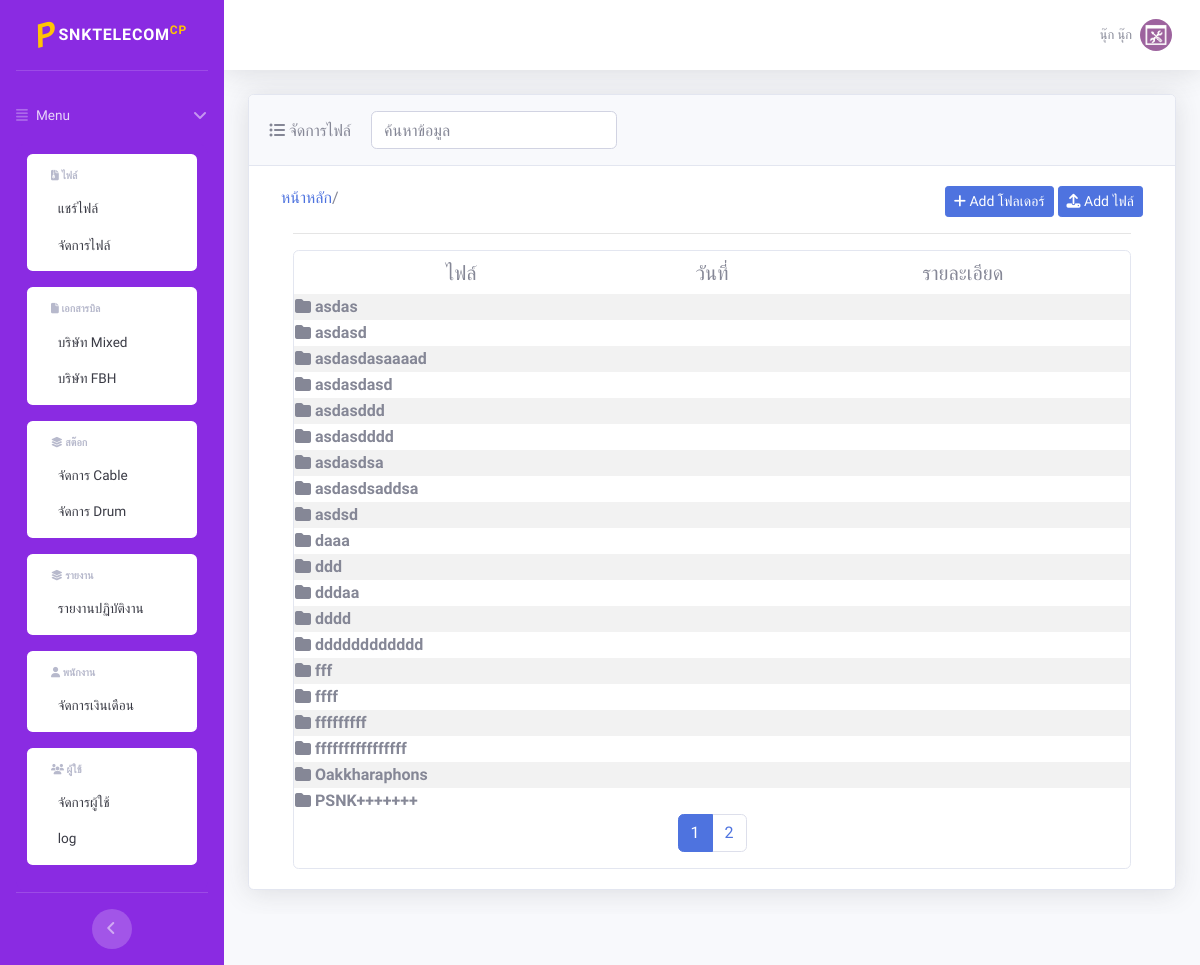
Screenshot of /index.php?page=files/files (signed in) with the database file from the repository.
### tables this page shows
CREATE TABLE `users` (
  `user_id` int(4) NOT NULL,
  `username` varchar(100) NOT NULL,
  `passW` varchar(100) DEFAULT NULL,
  `lv` char(1) NOT NULL DEFAULT '1' COMMENT '0=admin,1=เจ้าของ,2=พนักงานเอกสาร,3=พนักงานปฏิบัติงาน',
  `status` char(1) NOT NULL DEFAULT '1' COMMENT '1=ใช้งาน,0=แบน',
  `users_date` timestamp NOT NULL DEFAULT current_timestamp() ON UPDATE current_timestamp(),
  `employee_id` int(4) NOT NULL
);

CREATE TABLE `employee` (
  `employee_id` int(4) NOT NULL,
  `employee_name` varchar(100) NOT NULL,
  `employee_lastname` varchar(100) NOT NULL,
  `employee_age` int(2) NOT NULL,
  `employee_phone` varchar(10) NOT NULL,
  `employee_salary` double(8,2) NOT NULL,
  `employee_email` varchar(100) NOT NULL,
  `employee_position` int(1) NOT NULL,
  `employee_date` timestamp NOT NULL DEFAULT current_timestamp() ON UPDATE current_timestamp()
);

CREATE TABLE `folders` (
  `folders_id` int(5) NOT NULL,
  `user_id` int(4) NOT NULL,
  `name` varchar(200) NOT NULL,
  `parent_id` int(5) NOT NULL DEFAULT 0
);

### files/files.php (the view, shortened to what this page needs)
<?php
include dirname(__FILE__) . '/../connect.php';
$folder_parent = isset($_GET['fid']) ? $_GET['fid'] : 0;
$stmt = $con->prepare("SELECT * FROM folders WHERE parent_id = :parent_id ORDER BY name ASC");
$stmt->bindParam(':parent_id', $folder_parent, PDO::PARAM_INT);
$stmt->execute();
$folders = $stmt->fetchAll(PDO::FETCH_ASSOC);
?>
<div class="container-fluid">
  <div class="card shadow mb-4">
    <div class="card-header py-3">
      <i class="fa fa-list-ul" aria-hidden="true"></i>&nbsp;จัดการไฟล์
      <form class="d-none d-sm-inline-block form-inline mr-auto ml-md-3 my-2 my-md-0 mw-100 navbar-search">
        <div class="input-group">
          <input type="text" class="form-control" id="search" aria-label="Small" aria-describedby="inputGroup-sizing-sm" placeholder="ค้นหาข้อมูล">
        </div>
      </form>
    </div>
    <div class="container-fluid">
      <div class="col-lg-12 card-body">
        <div class="row">
          <div id="paths">
          </div>
          <div class="ml-auto">
            <button class="btn btn-primary btn-sm" id="new_folder"><i class="fa fa-plus"></i> Add โฟลเดอร์</button>
            <button class="btn btn-primary btn-sm" id="new_file"><i class="fa fa-upload"></i> Add ไฟล์</button>
          </div>
        </div>
        <hr>
        <div class="row">
          <div class="col-md-12">
            <div class="card border h-100">
              <table width="100%" class="table-striped">
                <thead>
                  <tr>
                    <th style="padding-top: 10px;" width="40%" scope="col">
                      <h5>ไฟล์</h5>
                    </th>
                    <th style="padding-top: 10px;" width="20%" scope="col">
                      <h5>วันที่</h5>
                    </th>
                    <th style="padding-top: 10px;" width="40%" scope="col">
                      <h5>รายละเอียด</h5>
                    </th>
                  </tr>
                </thead>
                <tbody>
                  <?php
                  foreach ($folders as $row) :
                  ?>
                    <tr class='folder-item' data-id="<?php echo $row['folders_id'] ?>">
                      <td style="text-align: left;">
                        <span><i class="fa fa-folder"></i></span><b class="to_folder"> <?php echo $row['name'] ?></b>
                      </td>
                      <td></td>
                      <td></td>
                    </tr>
                  <?php endforeach; ?>
                </tbody>
              </table>
              <div class="pagination-container">
                <nav aria-label="Page navigation">
                  <ul class="pagination justify-content-center">
                  </ul>
                </nav>
              </div>
            </div>
          </div>
        </div>
      </div>
    </div>
  </div>
</div>

### footer.php (shortened to what this page needs)
<?php
include("connect.php");
$users_id = $_SESSION['user_id'];
try {
  $con->setAttribute(PDO::ATTR_ERRMODE, PDO::ERRMODE_EXCEPTION);
  $sql = "SELECT users.*, employee.employee_name, employee.employee_lastname
        FROM users
        INNER JOIN employee ON users.employee_id = employee.employee_id
        WHERE users.user_id = :user_id";
  $stmt = $con->prepare($sql);
  $stmt->bindParam(':user_id', $users_id, PDO::PARAM_INT);
  $stmt->execute();
  $row = $stmt->fetch(PDO::FETCH_ASSOC);
} catch (PDOException $e) {
  die("Could not connect to the database $dbname :" . $e->getMessage());
}
?>
<nav class="navbar navbar-expand navbar-light bg-white topbar mb-4 static-top shadow">
  <ul class="navbar-nav ml-auto">
    <li class="nav-item dropdown no-arrow">
      <a class="nav-link dropdown-toggle" href="#" id="userDropdown" role="button" data-toggle="dropdown" aria-haspopup="true" aria-expanded="false">
        <span class="mr-2 d-none d-lg-inline text-gray-600 small "><?php echo $row['employee_name'] . ' ' . $row['employee_lastname']; ?></span>
        <img class="img-profile rounded-circle" src="img/picture.png">
      </a>
    </li>
  </ul>
</nav>

### css/styles.css (style rules this page uses)
body { font-family: "Mitr"; font-size: 16px; background-color: #f8f9fc; }
table { text-align: center; }
.folder-item { cursor: pointer; }
html, body { height: 100%; margin: 0; padding: 0; }

### rows the page displays
users: employee.employee_name "นุ๊ก", employee.employee_lastname "นุ๊ก"
folders: name "asdas"
folders: name "asdasd"
folders: name "asdasdasaaaad"
folders: name "asdasdasd"
folders: name "asdasddd"
folders: name "asdasdddd"
folders: name "asdasdsa"
folders: name "asdasdsaddsa"
folders: name "asdsd"
folders: name "daaa"
folders: name "ddd"
folders: name "dddaa"
folders: name "dddd"
folders: name "dddddddddddd"
folders: name "fff"
folders: name "ffff"
folders: name "fffffffff"
folders: name "ffffffffffffffff"
folders: name "Oakkharaphons"
folders: name "PSNK+++++++"
